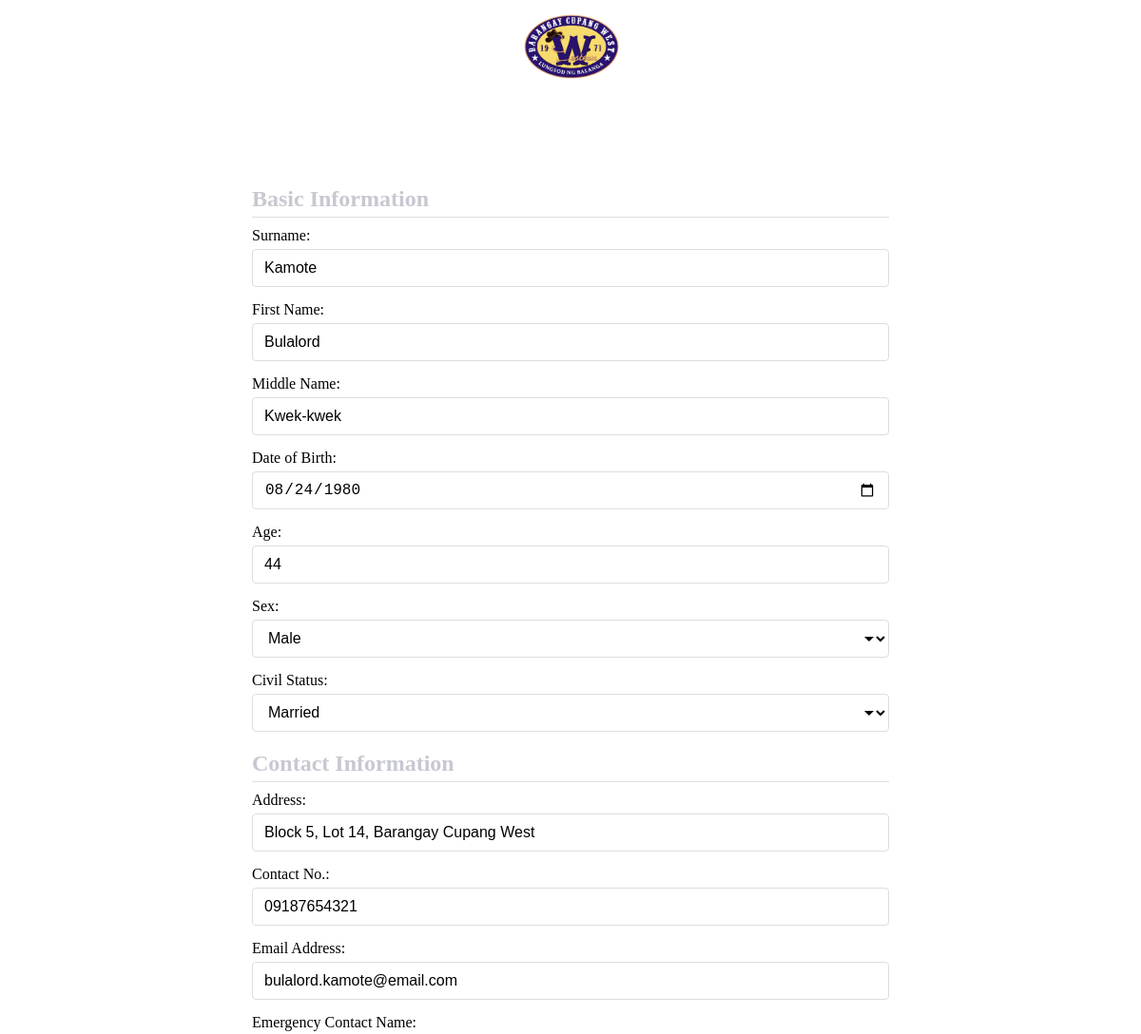
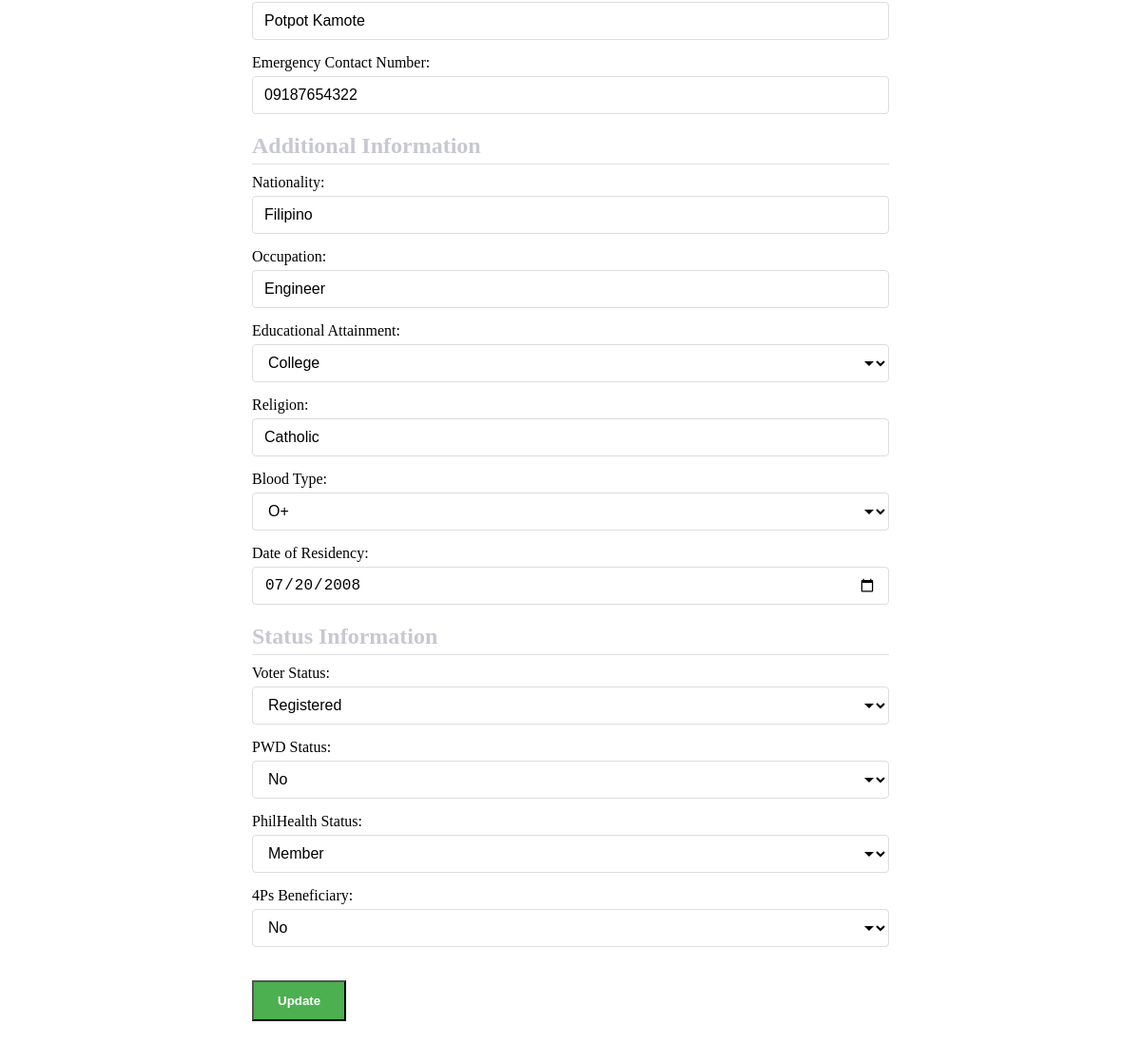
Screenshot of /pages/partials/resident-form.php?id=2 with the database file from the repository (2 pictures, top to bottom).
### tables this page shows
CREATE TABLE `residents` (
  `id` int(11) NOT NULL,
  `surname` varchar(50) NOT NULL,
  `firstname` varchar(50) NOT NULL,
  `middlename` varchar(100) DEFAULT NULL,
  `birthdate` date DEFAULT NULL,
  `age` bigint(10) NOT NULL,
  `sex` enum('Male','Female','Others','') NOT NULL,
  `address` varchar(200) NOT NULL,
  `contact` varchar(20) DEFAULT NULL,
  `email` varchar(100) DEFAULT NULL,
  `civil_status` varchar(20) DEFAULT NULL,
  `occupation` varchar(100) DEFAULT NULL,
  `education` varchar(100) DEFAULT NULL,
  `voter_status` varchar(20) DEFAULT NULL,
  `pwd_status` varchar(5) DEFAULT NULL,
  `philhealth_status` varchar(50) DEFAULT NULL,
  `4ps_status` varchar(5) DEFAULT NULL,
  `emergency_contact_name` varchar(255) DEFAULT NULL,
  `emergency_contact_number` varchar(20) DEFAULT NULL,
  `blood_type` varchar(5) DEFAULT NULL,
  `religion` varchar(100) DEFAULT NULL,
  `nationality` varchar(50) DEFAULT 'Filipino',
  `date_of_residency` date DEFAULT NULL
);

### pages/partials/resident-form.php (the view, shortened to what this page needs)
<?php
$conn = getDatabaseConnection();
$resident = [
    'surname' => '',
    'fname' => '',
    'mname' => '',
    'birthdate' => '',
    'age' => '',
    'sex' => '',
    'address' => '',
    'contact' => '',
    'email' => '',
    'civil_status' => '',
    'occupation' => '',
    'education' => '',
    'voter_status' => '',
    'pwd_status' => '',
    'philhealth_status' => '',
    '4ps_status' => '',
    'emergency_contact_name' => '',
    'emergency_contact_number' => '',
    'blood_type' => '',
    'religion' => '',
    'nationality' => 'Filipino',
    'date_of_residency' => ''
];
$isEdit = false;
if (isset($_GET['id'])) {
    $isEdit = true;
    $id = intval($_GET['id']);
    $stmt = $conn->prepare("SELECT surname, firstname, middlename, birthdate, age, sex, address, contact, email,
                          civil_status, occupation, education, voter_status, pwd_status,
                          philhealth_status, 4ps_status, emergency_contact_name, emergency_contact_number,
                          blood_type, religion, nationality, date_of_residency
                          FROM residents WHERE id = ?");
    $stmt->bind_param("i", $id);
    $stmt->execute();
    $stmt->bind_result(
        $resident['surname'], $resident['fname'], $resident['mname'],
        $resident['birthdate'], $resident['age'], $resident['sex'],
        $resident['address'], $resident['contact'], $resident['email'],
        $resident['civil_status'], $resident['occupation'], $resident['education'],
        $resident['voter_status'], $resident['pwd_status'], $resident['philhealth_status'],
        $resident['4ps_status'], $resident['emergency_contact_name'], $resident['emergency_contact_number'],
        $resident['blood_type'], $resident['religion'], $resident['nationality'],
        $resident['date_of_residency']
    );
}
?>
<div class="modal-content-header">
    <img src="../assets/images/logo-cupangwest.png" alt="Cupang West Logo" class="header-logo" />
    <h2><?= $isEdit ? 'Edit Resident' : 'Add New Resident' ?></h2>
</div>
<div class="modal-flex-container">
    <div class="form-container">
        <form id="residentForm" action="../controllers/popupdb.php" method="POST">
            <h2 class="form-section-title">Basic Information</h2>
            <label for="surname">Surname:</label>
            <input type="text" id="surname" placeholder="Surname" name="surname" required value="<?= htmlspecialchars($resident['surname']) ?>" />
            <label for="firstName">First Name:</label>
            <input type="text" id="firstName" placeholder="First Name" name="fname" required value="<?= htmlspecialchars($resident['fname']) ?>" />
            <label for="middleName">Middle Name:</label>
            <input type="text" id="middleName" placeholder="Middle Name" name="mname" value="<?= htmlspecialchars($resident['mname']) ?>" />
            <label for="birthdate">Date of Birth:</label>
            <input type="date" id="birthdate" name="birthdate" value="<?= htmlspecialchars($resident['birthdate']) ?>" onchange="calculateAge()" />
            <label for="age">Age:</label>
            <input type="number" id="age" placeholder="Age" name="age" required min="0" max="120" value="<?= htmlspecialchars($resident['age']) ?>" />
            <label for="sex">Sex:</label>
            <select id="sex" name="sex" required>
                    <option value="Male" <?= $resident['sex'] == 'Male' ? 'selected' : '' ?>>Male</option>
                </select>
            <label for="civil_status">Civil Status:</label>
            <select id="civil_status" name="civil_status">
                <option value="Married" <?= $resident['civil_status'] == 'Married' ? 'selected' : '' ?>>Married</option>
            </select>
            <h2 class="form-section-title">Contact Information</h2>
            <label for="Address">Address:</label>
            <input type="text" id="Address" placeholder="Address" name="address" required value="<?= htmlspecialchars($resident['address']) ?>" />
            <label for="contactNo">Contact No.:</label>
            <input type="text" id="contactNo" placeholder="Contact No." name="contact" value="<?= htmlspecialchars($resident['contact']) ?>" />
            <label for="email">Email Address:</label>
            <input type="email" id="email" placeholder="Email Address" name="email" value="<?= htmlspecialchars($resident['email']) ?>" />
            <label for="emergency_contact_name">Emergency Contact Name:</label>
            <input type="text" id="emergency_contact_name" placeholder="Emergency Contact Name" name="emergency_contact_name" value="<?= htmlspecialchars($resident['emergency_contact_name']) ?>" />
            <label for="emergency_contact_number">Emergency Contact Number:</label>
            <input type="text" id="emergency_contact_number" placeholder="Emergency Contact Number" name="emergency_contact_number" value="<?= htmlspecialchars($resident['emergency_contact_number']) ?>" />
            <h2 class="form-section-title">Additional Information</h2>
            <label for="nationality">Nationality:</label>
            <input type="text" id="nationality" placeholder="Nationality" name="nationality" value="<?= htmlspecialchars($resident['nationality'] ? $resident['nationality'] : 'Filipino') ?>" />
            <label for="occupation">Occupation:</label>
            <input type="text" id="occupation" placeholder="Occupation" name="occupation" value="<?= htmlspecialchars($resident['occupation']) ?>" />
            <label for="education">Educational Attainment:</label>
            <select id="education" name="education">
                <option value="College" <?= $resident['education'] == 'College' ? 'selected' : '' ?>>College</option>
            </select>
            <label for="religion">Religion:</label>
            <input type="text" id="religion" placeholder="Religion" name="religion" value="<?= htmlspecialchars($resident['religion']) ?>" />
            <label for="blood_type">Blood Type:</label>
            <select id="blood_type" name="blood_type">
                <option value="O+" <?= $resident['blood_type'] == 'O+' ? 'selected' : '' ?>>O+</option>
            </select>
            <label for="date_of_residency">Date of Residency:</label>
            <input type="date" id="date_of_residency" name="date_of_residency" value="<?= htmlspecialchars($resident['date_of_residency']) ?>" />
            <h2 class="form-section-title">Status Information</h2>
            <label for="voter_status">Voter Status:</label>
            <select id="voter_status" name="voter_status">
                <option value="Registered" <?= $resident['voter_status'] == 'Registered' ? 'selected' : '' ?>>Registered</option>
            </select>
            <label for="pwd_status">PWD Status:</label>
            <select id="pwd_status" name="pwd_status">
                <option value="No" <?= $resident['pwd_status'] == 'No' ? 'selected' : '' ?>>No</option>
            </select>
            <label for="philhealth_status">PhilHealth Status:</label>
            <select id="philhealth_status" name="philhealth_status">
                <option value="Member" <?= $resident['philhealth_status'] == 'Member' ? 'selected' : '' ?>>Member</option>
            </select>
            <label for="4ps_status">4Ps Beneficiary:</label>
            <select id="4ps_status" name="4ps_status">
                <option value="No" <?= $resident['4ps_status'] == 'No' ? 'selected' : '' ?>>No</option>
            </select>
            <button type="submit" name="<?= $isEdit ? 'residentedit' : 'residentadd' ?>">
                <?= $isEdit ? 'Update' : 'Submit' ?>
            </button>
        </form>
    </div>
</div>

### pages/partials/resident-form.php (style rules this page uses)
.modal-content-header { display: flex; align-items: center; justify-content: center; margin-bottom: 20px; padding-bottom: 15px; border-bottom: 1px solid rgba(255, 255, 255, 0.2); flex-direction: column; text-align: center; }
.modal-content-header h2 { color: white; margin: 10px 0 0 0; font-size: 1.8rem; }
.header-logo { width: 120px; height: auto; margin: 0 auto; }
.modal-flex-container { display: flex; justify-content: center; }
.form-container { width: 100% !important; max-width: 700px; }
.form-section-title { width: 100%; text-align: left; color:rgb(199, 200, 209); margin-top: 20px; margin-bottom: 10px; padding-bottom: 5px; border-bottom: 1px solid #e0e0e0; }
#residentForm input, #residentForm select, #residentForm button { margin: 0 !important; box-sizing: border-box !important; max-width: none !important; min-width: 0 !important; }
#residentForm input[type="text"], #residentForm input[type="number"], #residentForm input[type="email"], #residentForm input[type="date"], #residentForm select { display: block !important; width: 100% !important; height: 40px !important; padding: 8px 12px !important; margin-bottom: 15px !important; border: 1px solid #ddd !important; border-radius: 4px !important; background-color: #fff !important; font-size: 16px !important; line-height: 1.5 !important; }
#residentForm input[type="date"] { -webkit-appearance: none !important; -moz-appearance: none !important; appearance: none !important; }
#residentForm select { background-repeat: no-repeat !important; background-position: right 8px center !important; padding-right: 30px !important; text-overflow: ellipsis !important; }
#residentForm label { display: block !important; margin-bottom: 5px !important; }
#residentForm { padding: 0 15px; }
#residentForm button[type="submit"] { background-color: #4CAF50 !important; color: white !important; font-weight: bold !important; margin-top: 20px !important; padding: 12px 25px !important; width: auto !important; transition: all 0.3s ease !important; }

### rows the page displays
residents: surname "Kamote", fname "Bulalord", mname "Kwek-kwek", birthdate "08/24/1980", age "44", sex "Male", civil_status "Married", address "Block 5, Lot 14, Barangay Cupang West", contact "09187654321", email "bulalord.kamote@email.com", emergency_contact_name "Potpot Kamote", emergency_contact_number "09187654322", nationality "Filipino", occupation "Engineer", education "College", religion "Catholic", blood_type "O+", date_of_residency "07/20/2008", voter_status "Registered", pwd_status "No", philhealth_status "Member", 4ps_status "No"
